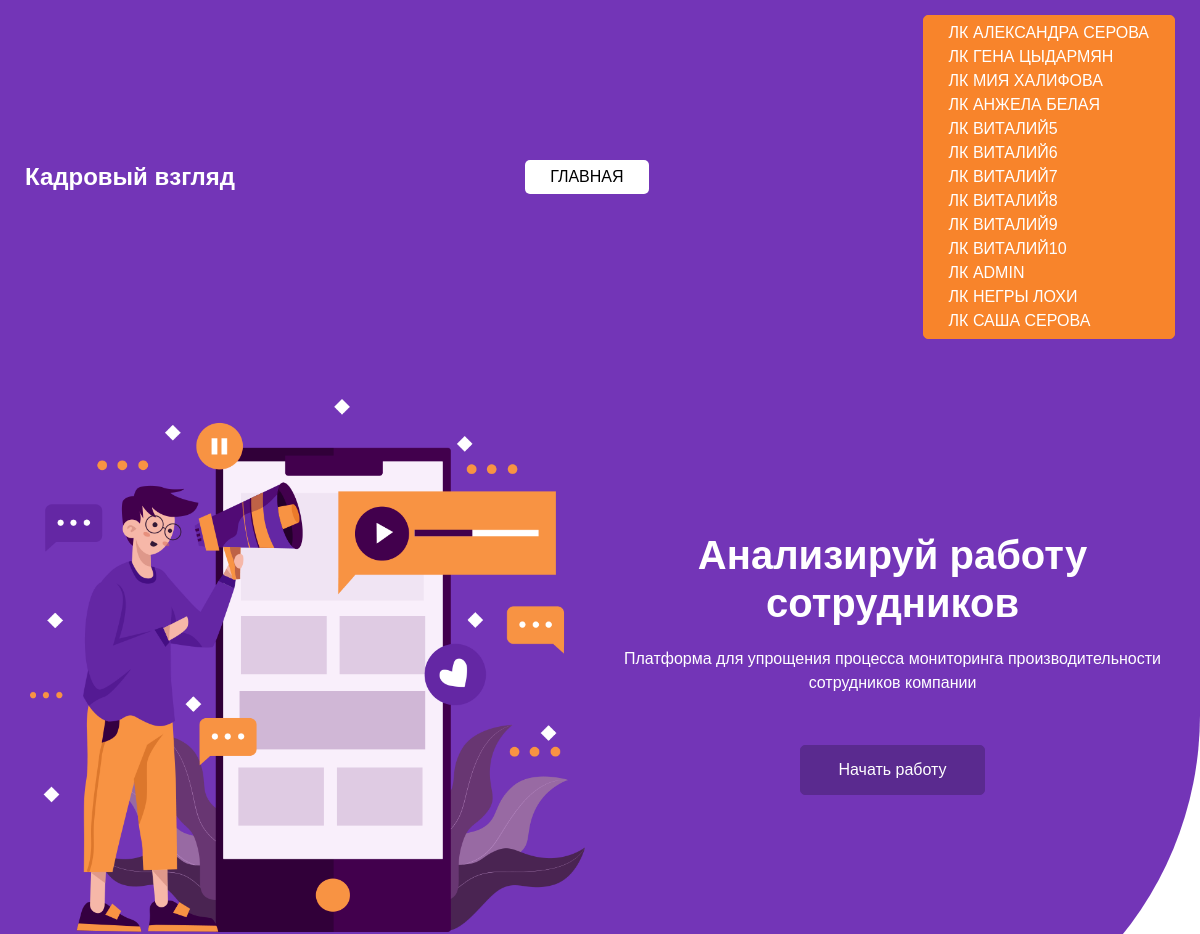
Before: / (upper part) with the older database file.
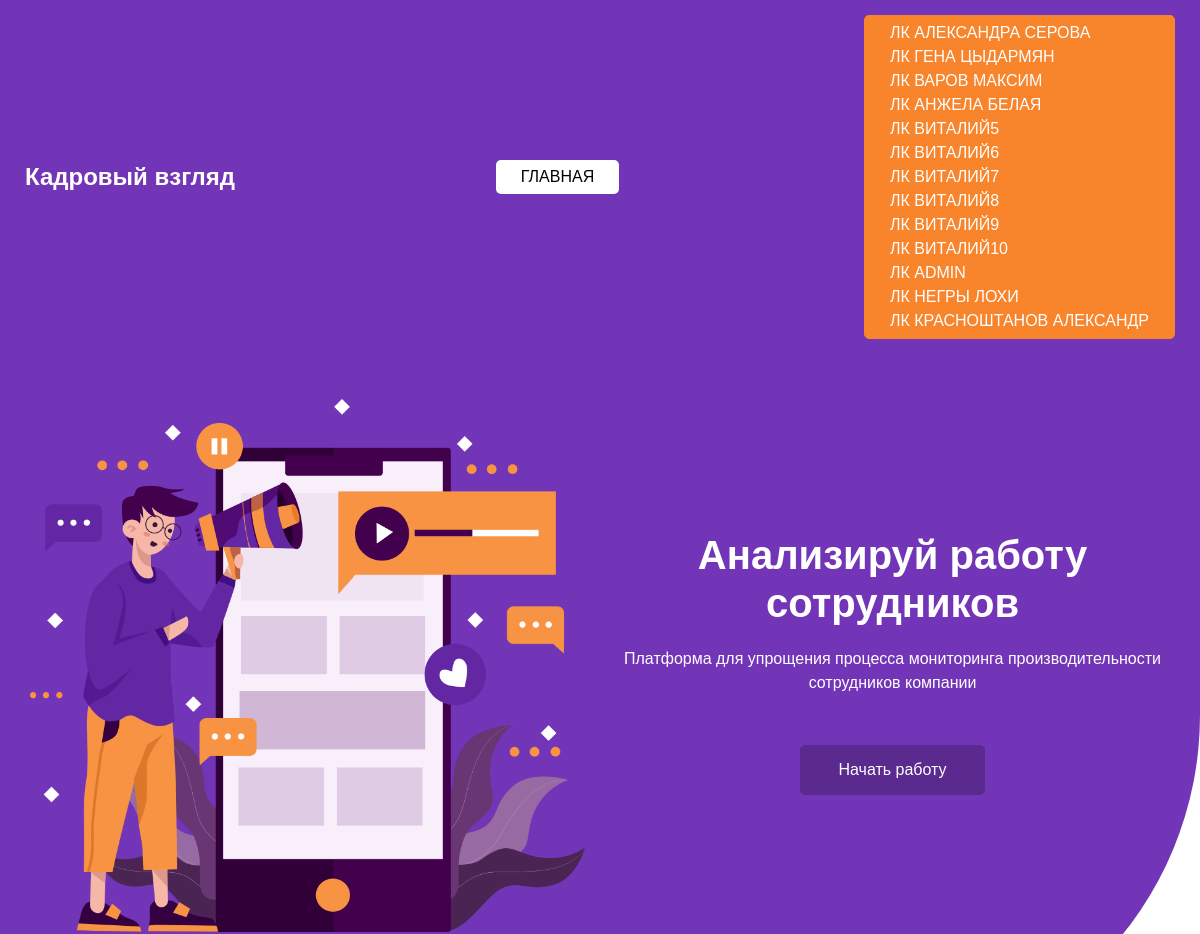
After: the same page with the newer database file.
### tables this page shows
CREATE TABLE `user` (
  `user_id` int(90) NOT NULL,
  `user_hash` text NOT NULL,
  `user_role` int(9) NOT NULL,
  `user_name` text NOT NULL,
  `user_pass` text NOT NULL,
  `user_login` longtext NOT NULL,
  `user_count` varchar(999) NOT NULL
);

### main_script.php (called while the page is built, shortened)
<?php
$hashh = 0;
?>

### index.php (the view, shortened to what this page needs)
<!DOCTYPE html>
<html lang="en">
<head>
  <link rel="stylesheet" type="text/css" href="css/bootstrap.css" />
  <link href="css/font-awesome.min.css" rel="stylesheet" />
  <link href="css/style.css" rel="stylesheet" />
  <link href="css/responsive.css" rel="stylesheet" />
</head>
<body>
  <div class="hero_area">
    <header class="header_section">
      <div class="container-fluid">
        <nav class="navbar navbar-expand-lg custom_nav-container ">
          <a class="navbar-brand" href="index.php">
            <span>
              Кадровый взгляд
            </span>
          </a>
          <div class="collapse navbar-collapse" id="navbarSupportedContent">
            <ul class="navbar-nav  ">
              <li class="nav-item active">
                <a class="nav-link" href="index.php">Главная <span class="sr-only">(current)</span></a>
              </li>
            </ul>
            <div class="quote_btn-container">
              <a href="lk.php" class="quote_btn">
                <?php
                include 'main_script.php';
                if (mysqli_query($link, "SELECT `user_id` FROM `user` WHERE `user_hash` LIKE '$hashh'")->fetch_array() != 0) {
                  $checkcart2 = mysqli_query($link, "SELECT `user_count` FROM `user` WHERE `user_hash` LIKE '$hashh'");
                  while ($checkcart1 = $checkcart2->fetch_assoc()) {
                    $checkcart = $checkcart1["user_count"];
                  }
                  if (empty($checkcart)) {
                    mysqli_query($link, "UPDATE `user` SET `user_count`=',' WHERE `user_hash` LIKE '$hashh'");
                  }
                  $name = mysqli_query($link, "SELECT `user_name` FROM `user` WHERE `user_hash` LIKE '$hashh'");
                  while ($row = $name->fetch_assoc()) {
                    echo ("Лк " . $row['user_name'] . "</br>");
                  }
                } else {
                  echo 'Вход';
                }
                ?>
              </a>
            </div>
          </div>
        </nav>
      </div>
    </header>
    <section class="slider_section ">
      <div id="customCarousel1" class="carousel slide" data-ride="carousel">
        <div class="carousel-inner">
          <div class="carousel-item active">
            <div class="container ">
              <div class="row">
                <div class="col-md-6">
                  <div class="img-box">
                    <img src="images/slider-img.png" alt="">
                  </div>
                </div>
                <div class="col-md-6">
                  <div class="detail-box">
                    <h1>
                      Анализируй работу сотрудников
                    </h1>
                    <p>
                    Платформа для упрощения процесса мониторинга производительности сотрудников компании
                    </p>
                    <div class="btn-box">
                      <a href="lk.php" class="btn1">
                      Начать работу
                      </a>
                    </div>
                  </div>
                </div>
              </div>
            </div>
          </div>
        </div>
      </div>
    </section>
  </div>
</body>
</html>

### css/style.css (style rules this page uses)
body { font-family: "JetBrains Mono", sans-serif; color: #0c0c0c; background-color: #ffffff; overflow-x: hidden; }
a, a:hover, a:focus { text-decoration: none; }
.hero_area { position: relative; min-height: 100vh; display: -webkit-box; display: -ms-flexbox; display: flex; -webkit-box-orient: vertical; -webkit-box-direction: normal; -ms-flex-direction: column; flex-direction: column; background-color: #7335b7; border-radius: 0 0 350px 0; }
.header_section { padding: 15px 0; }
.header_section .container-fluid { padding-right: 25px; padding-left: 25px; }
.navbar-brand span { font-weight: bold; color: #ffffff; font-size: 24px; }
.custom_nav-container { padding: 0; }
.custom_nav-container .navbar-nav { margin: auto; }
.custom_nav-container .navbar-nav .nav-item .nav-link { padding: 5px 25px; color: #ffffff; text-align: center; text-transform: uppercase; border-radius: 5px; -webkit-transition: all 0.3s; transition: all 0.3s; }
.custom_nav-container .navbar-nav .nav-item:hover .nav-link, .custom_nav-container .navbar-nav .nav-item.active .nav-link { color: #000000; background-color: #ffffff; }
.quote_btn-container { display: -webkit-box; display: -ms-flexbox; display: flex; -webkit-box-align: center; -ms-flex-align: center; align-items: center; }
.quote_btn-container a { color: #000000; text-transform: uppercase; }
.quote_btn-container .quote_btn { display: inline-block; padding: 5px 25px; background-color: #f8842b; color: #ffffff; border-radius: 5px; -webkit-transition: all 0.3s; transition: all 0.3s; border: 1px solid #f8842b; }
.slider_section { -webkit-box-flex: 1; -ms-flex: 1; flex: 1; display: -webkit-box; display: -ms-flexbox; display: flex; -webkit-box-align: center; -ms-flex-align: center; align-items: center; padding: 45px 0; }
.slider_section .row { -webkit-box-align: center; -ms-flex-align: center; align-items: center; }
.slider_section #customCarousel1 { width: 100%; position: unset; }
.slider_section .detail-box { text-align: center; color: #ffffff; }
.slider_section .detail-box h1 { font-weight: bold; margin-bottom: 20px; }
.slider_section .detail-box .btn-box { display: -webkit-box; display: -ms-flexbox; display: flex; -webkit-box-pack: center; -ms-flex-pack: center; justify-content: center; margin: 0 -5px; margin-top: 45px; }
.slider_section .detail-box .btn-box a { margin: 5px; text-align: center; width: 185px; }
.slider_section .detail-box .btn-box .btn1 { display: inline-block; padding: 12px 15px; background-color: #5a2a8f; color: #ffffff; border-radius: 5px; -webkit-transition: all 0.3s; transition: all 0.3s; border: 1px solid #5a2a8f; }
.slider_section .img-box img { width: 100%; }

### css/responsive.css (style rules this page uses)
@media (min-width: 1200px) { .container { max-width: 1170px; } }

Changed rows visible on the page:
changed user: user_name "МИЯ ХАЛИФОВА" → "ВАРОВ МАКСИМ"
changed user: user_name "САША СЕРОВА" → "КРАСНОШТАНОВ АЛЕКСАНДР"
